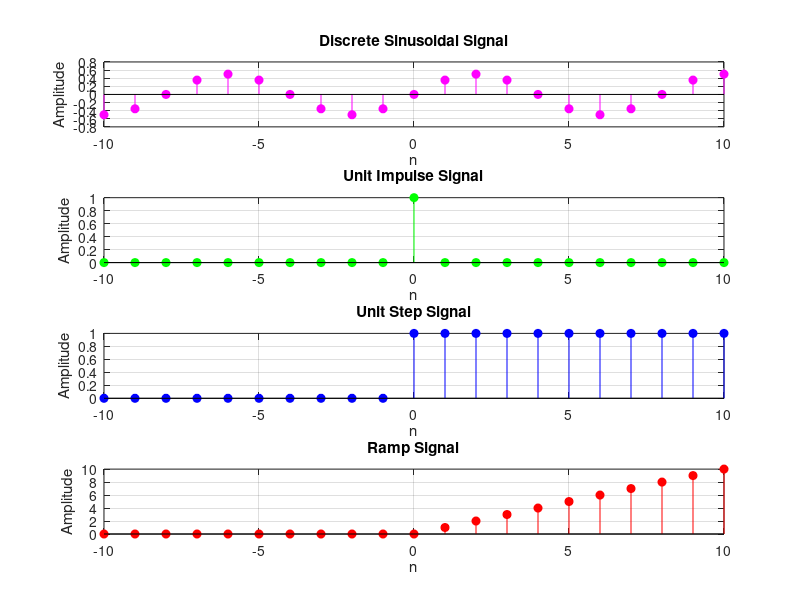
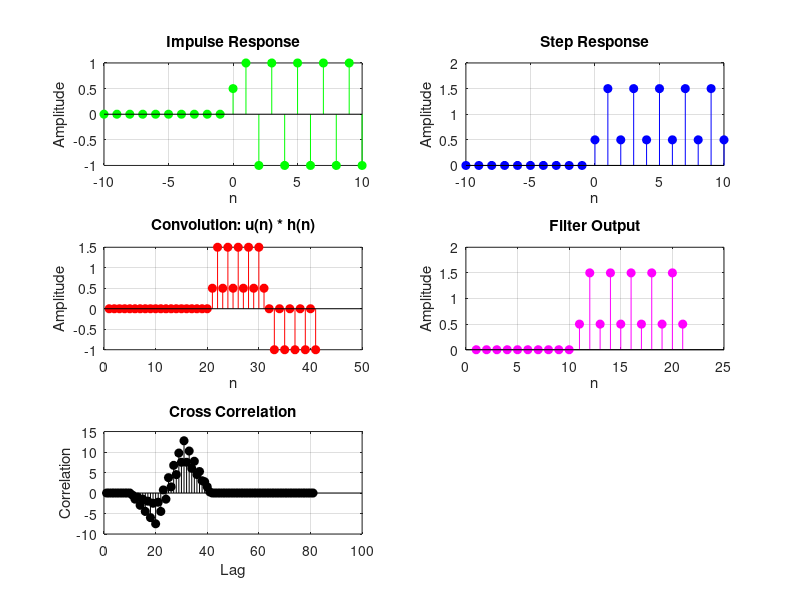

MATLAB code for these plots, in order:
clc;
clear;
close all;

n = -10:10;

%% ==========================================================
% Task-01
% ==========================================================

subplot(4,1,1)
x = 0.5*sin(pi*n/4);
stem(n,x,'filled','m')
grid on
xlabel('n')
ylabel('Amplitude')
title('Discrete Sinusoidal Signal')

subplot(4,1,2)
x = (n==0);
stem(n,x,'filled','g')
grid on
xlabel('n')
ylabel('Amplitude')
title('Unit Impulse Signal')

subplot(4,1,3)
x = (n>=0);
stem(n,x,'filled','b')
grid on
xlabel('n')
ylabel('Amplitude')
title('Unit Step Signal')

subplot(4,1,4)
x = n.*(n>=0);
stem(n,x,'filled','r')
grid on
xlabel('n')
ylabel('Amplitude')
title('Ramp Signal')


%% ==========================================================
% SYSTEM RESPONSE, CONVOLUTION & CORRELATION
% ==========================================================

figure

%% Impulse Response

subplot(3,2,1)

x_imp = (n==0);
h = filter([0.5 1.5],[1 1],x_imp);

stem(n,h,'filled','g')
grid on
xlabel('n')
ylabel('Amplitude')
title('Impulse Response')

%% Step Response

subplot(3,2,2)

x_step = (n>=0);
y_step = filter([0.5 1.5],[1 1],x_step);

stem(n,y_step,'filled','b')
grid on
xlabel('n')
ylabel('Amplitude')
title('Step Response')

%% Convolution

subplot(3,2,3)

y_conv = conv(x_step,h);

stem(y_conv,'filled','r')
grid on
xlabel('n')
ylabel('Amplitude')
title('Convolution: u(n) * h(n)')

%% Filter Output

subplot(3,2,4)

stem(y_step,'filled','m')
grid on
xlabel('n')
ylabel('Amplitude')
title('Filter Output')


%% Cross Correlation

subplot(3,2,5)

r = xcorr(y_step,y_conv);

stem(r,'filled','k')
grid on
xlabel('Lag')
ylabel('Correlation')
title('Cross Correlation')
